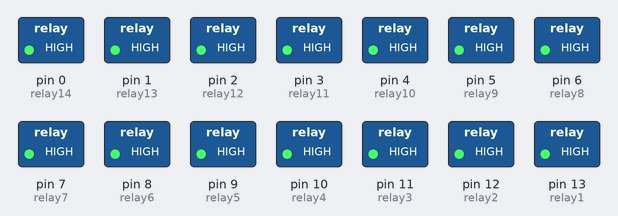
This sketch was run on a simulated Arduino Uno, built with avr-gcc and run on an emulated ATmega328P. On the bench: switched loads named in the sketch (green lamp = pin HIGH).

Above: at 0.1 s.
Timing chart, 0 to 1.6 s (numbered marks = the images above):
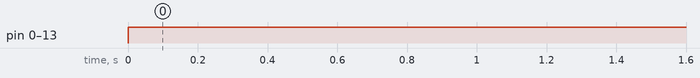

Measured:
- by itself, pin 0 (relay14), pin 1 (relay13), pin 2 (relay12), pin 3 (relay11), pin 4 (relay10), pin 5 (relay9), pin 6 (relay8), pin 7 (relay7), pin 8 (relay6), pin 9 (relay5), pin 10 (relay4), pin 11 (relay3), pin 12 (relay2), pin 13 (relay1): LOW → HIGH at 0.00 s

The sketch:

8chl_relay.ino
```cpp
int relay1 = 13;
int relay2 = 12;
int relay3 = 11;
int relay4 = 10;
int relay5 = 9;
int relay6 = 8;
int relay7 = 7;
int relay8 = 6;
int relay9 = 5;
int relay10 = 4;
int relay11 = 3;
int relay12 = 2;
int relay13 = 1;
int relay14 = 0;
int relay15 = 14;
int relay16 = 15;
int relay17 = 16;
int relay18 = 17;
int relay19 = 18;

void setup()  {
    pinMode(relay1, OUTPUT);
    pinMode(relay2, OUTPUT);
    pinMode(relay3, OUTPUT);
    pinMode(relay4, OUTPUT);
    pinMode(relay5, OUTPUT);
    pinMode(relay6, OUTPUT);
    pinMode(relay7, OUTPUT);
    pinMode(relay8, OUTPUT);
    pinMode(relay9, OUTPUT);
    pinMode(relay10, OUTPUT);
    pinMode(relay11, OUTPUT);
    pinMode(relay12, OUTPUT);
    pinMode(relay13, OUTPUT);
    pinMode(relay14, OUTPUT);
    pinMode(relay15, OUTPUT);
    pinMode(relay16, OUTPUT);
    pinMode(relay17, OUTPUT);
    pinMode(relay18, OUTPUT);
    pinMode(relay19, OUTPUT);
}


// void loop()
// {
//     digitalWrite(relay1, LOW);        // 릴레이1을 꺼라
//     delay(100);                       // 1초간 딜레이
//     digitalWrite(relay1, HIGH);       // 릴레이1을 켜라
//     delay(100);                       // 1초간 딜레이

//     digitalWrite(relay2, LOW);        // 릴레이2을 꺼라
//     delay(100);                       // 1초간 딜레이
//     digitalWrite(relay2, HIGH);       // 릴레이2을 켜라
//     delay(100);                       // 1초간 딜레이

//     digitalWrite(relay3, LOW);        // 릴레이3을 꺼라
//     delay(100);                       // 1초간 딜레이
//     digitalWrite(relay3, HIGH);       // 릴레이3을 켜라
//     delay(100);                       // 1초간 딜레이

//     digitalWrite(relay4, LOW);        // 릴레이4을 꺼라
//     delay(100);                       // 1초간 딜레이
//     digitalWrite(relay4, HIGH);       // 릴레이4을 켜라
//     delay(100);                       // 1초간 딜레이

//     digitalWrite(relay5, LOW);        // 릴레이5을 꺼라
//     delay(100);                       // 1초간 딜레이
//     digitalWrite(relay5, HIGH);       // 릴레이5을 켜라
//     delay(100);                       // 1초간 딜레이

//     digitalWrite(relay6, LOW);        // 릴레이6을 꺼라
//     delay(100);                       // 1초간 딜레이
//     digitalWrite(relay6, HIGH);       // 릴레이6을 켜라
//     delay(100);                       // 1초간 딜레이

//     digitalWrite(relay7, LOW);        // 릴레이7을 꺼라
//     delay(100);                       // 1초간 딜레이
//     digitalWrite(relay7, HIGH);       // 릴레이7을 켜라
//     delay(100);                       // 1초간 딜레이

//     digitalWrite(relay8, LOW);        // 릴레이8을 꺼라
//     delay(100);                       // 1초간 딜레이
//     digitalWrite(relay8, HIGH);       // 릴레이8을 켜라
//     delay(100);                       // 1초간 딜레이

//     digitalWrite(relay9, LOW);        // 릴레이9을 꺼라
//     delay(100);                       // 1초간 딜레이
//     digitalWrite(relay9, HIGH);       // 릴레이9을 켜라
//     delay(100);                       // 1초간 딜레이

//     digitalWrite(relay10, LOW);       // 릴레이10을 꺼라
//     delay(100);                       // 1초간 딜레이
//     digitalWrite(relay10, HIGH);      // 릴레이10을 켜라
//     delay(100);                       // 1초간 딜레이

//     digitalWrite(relay11, LOW);       // 릴레이11을 꺼라
//     delay(100);                       // 1초간 딜레이
//     digitalWrite(relay11, HIGH);      // 릴레이11을 켜라
//     delay(100);                       // 1초간 딜레이

//     digitalWrite(relay12, LOW);       // 릴레이12을 꺼라
//     delay(100);                       // 1초간 딜레이
//     digitalWrite(relay12, HIGH);      // 릴레이12을 켜라
//     delay(100);                       // 1초간 딜레이

//     digitalWrite(relay13, LOW);       // 릴레이13을 꺼라
//     delay(100);                       // 1초간 딜레이
//     digitalWrite(relay13, HIGH);      // 릴레이13을 켜라
//     delay(100);                       // 1초간 딜레이

//     digitalWrite(relay14, LOW);       // 릴레이14을 꺼라
//     delay(100);                       // 1초간 딜레이
//     digitalWrite(relay14, HIGH);      // 릴레이14을 켜라
//     delay(100);                       // 1초간 딜레이

//     digitalWrite(relay15, LOW);       // 릴레이15을 꺼라
//     delay(100);                       // 1초간 딜레이
//     digitalWrite(relay15, HIGH);      // 릴레이15을 켜라
//     delay(100);                       // 1초간 딜레이

//     digitalWrite(relay16, LOW);       // 릴레이16을 꺼라
//     delay(100);                       // 1초간 딜레이
//     digitalWrite(relay16, HIGH);      // 릴레이16을 켜라
//     delay(100);                       // 1초간 딜레이

//     digitalWrite(relay17, LOW);       // 릴레이17을 꺼라
//     delay(100);                       // 1초간 딜레이
//     digitalWrite(relay17, HIGH);      // 릴레이17을 켜라
//     delay(100);                       // 1초간 딜레이

//     digitalWrite(relay18, LOW);       // 릴레이18을 꺼라
//     delay(100);                       // 1초간 딜레이
//     digitalWrite(relay18, HIGH);      // 릴레이18을 켜라
//     delay(100);                       // 1초간 딜레이

//     digitalWrite(relay19, LOW);       // 릴레이19을 꺼라
//     delay(100);                       // 1초간 딜레이
//     digitalWrite(relay19, HIGH);      // 릴레이1을 켜라
//     delay(100);                       // 1초간 딜레이
// }


// void loop()
// {
//     digitalWrite(relay1, LOW);       // 릴레이1을 꺼라
//     digitalWrite(relay2, LOW);       // 릴레이2을 꺼라
//     digitalWrite(relay3, LOW);       // 릴레이3을 꺼라
//     digitalWrite(relay4, LOW);       // 릴레이4을 꺼라
//     digitalWrite(relay5, LOW);       // 릴레이5을 꺼라
//     digitalWrite(relay6, LOW);       // 릴레이6을 꺼라
//     digitalWrite(relay7, LOW);       // 릴레이7을 꺼라
//     digitalWrite(relay8, LOW);       // 릴레이8을 꺼라
//     digitalWrite(relay9, LOW);       // 릴레이9을 꺼라
//     digitalWrite(relay10, LOW);      // 릴레이10을 꺼라
//     digitalWrite(relay11, LOW);      // 릴레이11을 꺼라
//     digitalWrite(relay12, LOW);      // 릴레이12을 꺼라
//     digitalWrite(relay13, LOW);      // 릴레이13을 꺼라
//     digitalWrite(relay14, LOW);      // 릴레이14을 꺼라
//     digitalWrite(relay15, LOW);      // 릴레이15을 꺼라
//     digitalWrite(relay16, LOW);      // 릴레이16을 꺼라
//     digitalWrite(relay17, HIGH);      // 릴레이17을 꺼라
//     digitalWrite(relay18, HIGH);      // 릴레이18을 꺼라
//     digitalWrite(relay19, HIGH);      // 릴레이19을 꺼라
// }

void loop()
{
    digitalWrite(relay1, HIGH);       // 릴레이1을 켜라
    digitalWrite(relay2, HIGH);       // 릴레이2을 켜라
    digitalWrite(relay3, HIGH);       // 릴레이3을 켜라
    digitalWrite(relay4, HIGH);       // 릴레이4을 켜라
    digitalWrite(relay5, HIGH);       // 릴레이5을 켜라
    digitalWrite(relay6, HIGH);       // 릴레이6을 켜라
    digitalWrite(relay7, HIGH);       // 릴레이7을 켜라
    digitalWrite(relay8, HIGH);       // 릴레이8을 켜라
    digitalWrite(relay9, HIGH);       // 릴레이9을 켜라
    digitalWrite(relay10, HIGH);      // 릴레이10을 켜라
    digitalWrite(relay11, HIGH);      // 릴레이11을 켜라
    digitalWrite(relay12, HIGH);      // 릴레이12을 켜라
    digitalWrite(relay13, HIGH);      // 릴레이13을 켜라
    digitalWrite(relay14, HIGH);      // 릴레이14을 켜라
    digitalWrite(relay15, HIGH);      // 릴레이15을 켜라
    digitalWrite(relay16, HIGH);      // 릴레이16을 켜라
    digitalWrite(relay17, LOW);      // 릴레이17을 켜라
    digitalWrite(relay18, LOW);      // 릴레이18을 켜라
    digitalWrite(relay19, LOW);      // 릴레이19을 켜라
}
```
